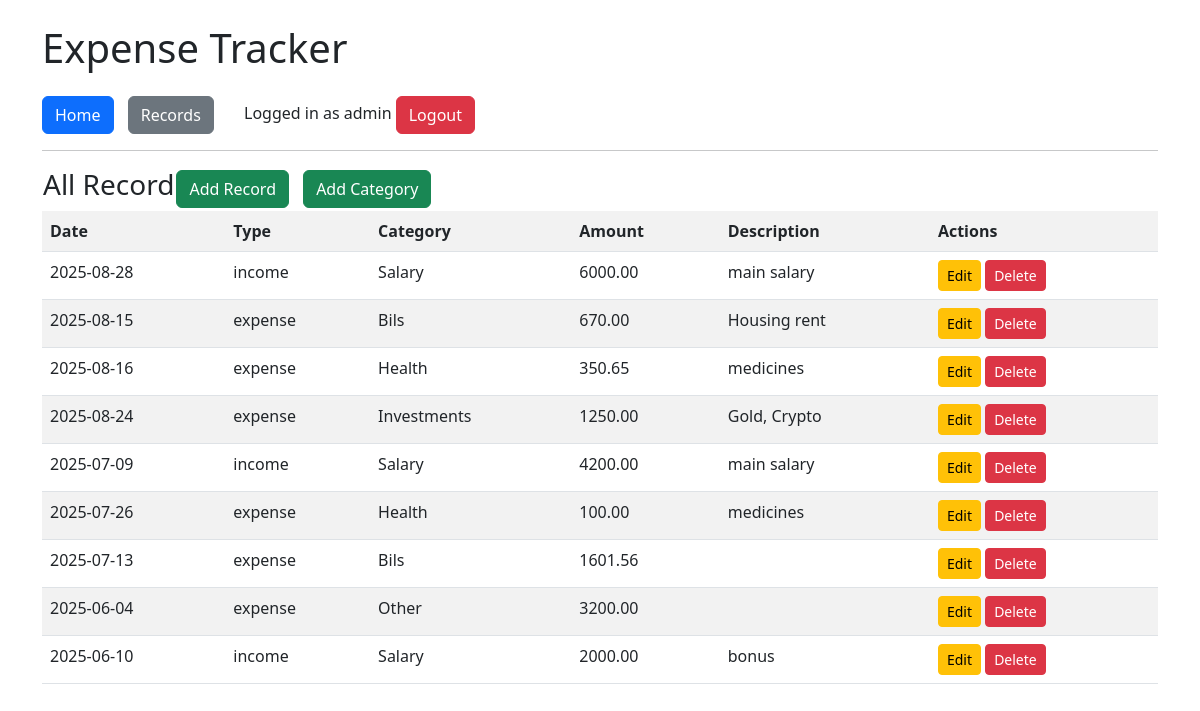
Screenshot of /records/ (signed in) with the database file from the repository.
### models/models.py (models this page shows)
class User(db.Model, UserMixin):
    id = db.Column(db.Integer, primary_key=True)
    username = db.Column(db.String(50), unique=True, nullable=False)
    password = db.Column(db.String(200), nullable=False)
    records = db.relationship("Record", backref="user", lazy=True)
    categories = db.relationship("Category", backref="user", lazy=True)

class Record(db.Model):
    id = db.Column(db.Integer, primary_key=True)
    date = db.Column(db.String(20), nullable=False)
    type = db.Column(db.String(10), nullable=False)
    category = db.Column(db.String(50), nullable=False)
    amount = db.Column(db.Float, nullable=False)
    description = db.Column(db.String(200))
    user_id = db.Column(db.Integer, db.ForeignKey("user.id"), nullable=False)

### routes/records.py (the view)
@records_bp.route("/")
@login_required
def list_records():
    records = Record.query.filter_by(user_id=current_user.id).all()
    return render_template("records.html", records=records)

### app.py (called while the page is built)
def create_app():
    app = Flask(__name__)
    app.config.from_object(Config)
    db.init_app(app)
    from routes.auth import auth_bp
    from routes.home import home_bp
    from routes.records import records_bp
    from routes.categories import categories_bp
    app.register_blueprint(auth_bp)
    app.register_blueprint(home_bp)
    app.register_blueprint(records_bp)
    app.register_blueprint(categories_bp)
    login_manager = LoginManager()
    login_manager.init_app(app)
    login_manager.login_view = "auth.login"
    @login_manager.user_loader
    def load_user(user_id):
        return User.query.get(int(user_id))
    return app

### templates/records.html
{% extends "base.html" %}
{% block content %}
<table>
	<tr>
		<th>
			<h3>All Record</h3>
		</th>
		<th>
			<nav>
				<a href="{{ url_for('records.add_record') }}" class="btn btn-success">Add Record</a>
				<a href="{{ url_for('categories.add_category') }}" class="btn btn-success">Add Category</a>
			</nav>
		</th>
	</tr>
</table>
<table class="table table-striped">
	<tr>
		<th>Date</th><th>Type</th><th>Category</th><th>Amount</th><th>Description</th><th>Actions</th>
  	</tr>
	{% for r in records %}
	<tr>
		<td>{{ r.date }}</td>
		<td>{{ r.type }}</td>
		<td>{{ r.category }}</td>
		<td>{{ "%.2f"|format(r.amount) }}</td>
		<td>{{ r.description }}</td>
		<td>
			<a href="{{ url_for('records.edit_record', id=r.id) }}" class="btn btn-warning btn-sm">Edit</a>
			<a href="{{ url_for('records.delete_record', id=r.id) }}" class="btn btn-danger btn-sm">Delete</a>
	    </td>
	</tr>
	{% endfor %}
</table>
{% endblock %}

### templates/base.html (shortened to what this page needs)
<!DOCTYPE html>
<html>
<head>
	<link rel="stylesheet" href="{{ url_for('static', filename='css/style.css') }}">
	<link rel="stylesheet" href="https://cdn.jsdelivr.net/npm/bootstrap@5.3.0/dist/css/bootstrap.min.css">
</head>
<body class="container mt-4">
	<h1 class="mb-4">Expense Tracker</h1>
	<nav>
		<a href="{{ url_for('home.index') }}" class="btn btn-primary">Home</a>
		<a href="{{ url_for('records.list_records') }}" class="btn btn-secondary">Records</a>
		{% if current_user.is_authenticated %}
        <span class="ms-3">Logged in as {{ current_user.username }}</span>
        <a href="{{ url_for('auth.logout') }}" class="btn btn-danger">Logout</a>
    {% else %}
        <a href="{{ url_for('auth.login') }}" class="btn btn-success">Login</a>
        <a href="{{ url_for('auth.register') }}" class="btn btn-info">Register</a>
    {% endif %}
	</nav>
	<hr>
	{% block content %}{% endblock %}
</body>
</html>

### static/css/style.css (style rules this page uses)
body { background-color: #f8f9fa; font-family: Arial, sans-serif; }
h1, h3 { color: #333; }
nav a { margin-right: 10px; }

### rows the page displays
User: username "admin"
Record: date "2025-08-28", type "income", category "Salary", amount "6000.00", description "main salary"
Record: date "2025-08-15", type "expense", category "Bils", amount "670.00", description "Housing rent"
Record: date "2025-08-16", type "expense", category "Health", amount "350.65", description "medicines"
Record: date "2025-08-24", type "expense", category "Investments", amount "1250.00", description "Gold, Crypto"
Record: date "2025-07-09", type "income", category "Salary", amount "4200.00", description "main salary"
Record: date "2025-07-26", type "expense", category "Health", amount "100.00", description "medicines"
Record: date "2025-07-13", type "expense", category "Bils", amount "1601.56"
Record: date "2025-06-04", type "expense", category "Other", amount "3200.00"
Record: date "2025-06-10", type "income", category "Salary", amount "2000.00", description "bonus"
